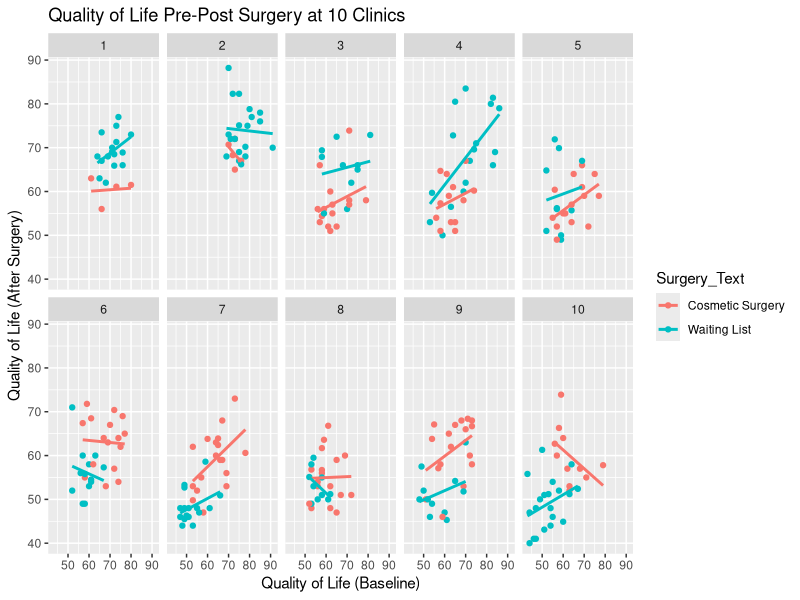
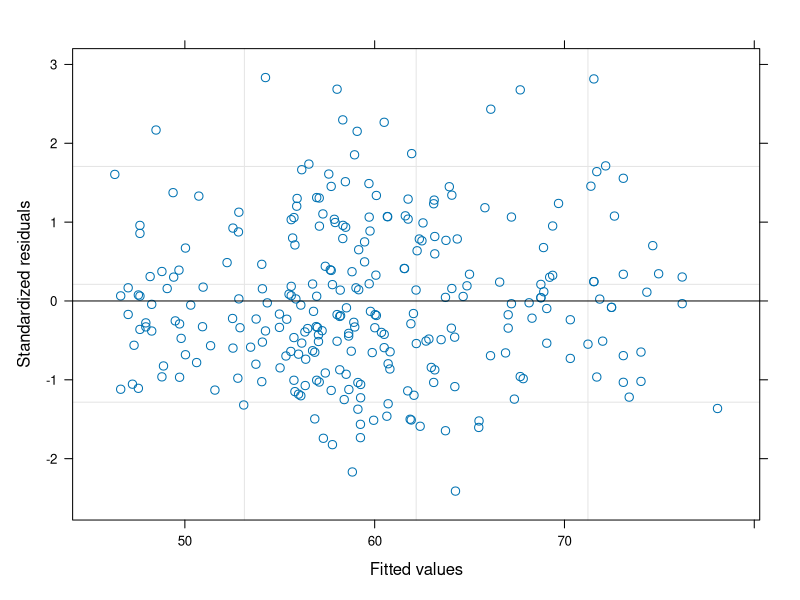

Reproduce these figures in R, in order. (Note: this script raises an error after producing the figures.)
## ---- chunk 1
#install.packages("car")
#install.packages("nlme") # non liηear mixed effect
#install.packages("reshape")

library(car)
library(nlme)
library(ggplot2)
library(reshape)
## ---- chunk 2
##Load the data file into R. This is a tab-delimited file hence use of read.delim
surgeryData = read.delim("./data/Cosmetic Surgery.dat",  header = TRUE)
head(surgeryData)
str(surgeryData)
summary(surgeryData)
## ---- chunk 3
#Graph the data
pgrid <- ggplot(surgeryData, aes(Base_QoL, Post_QoL)) + labs(title="Quality of Life Pre-Post Surgery at 10 Clinics")
pgrid + geom_point(aes(colour = Surgery_Text)) + geom_smooth(aes(colour = Surgery_Text), method = "lm", se = F) + facet_wrap(~Clinic, ncol = 5) + labs(x = "Quality of Life (Baseline)", y = "Quality of Life (After Surgery)")
## ---- chunk 4
#Run an ANOVA
surgeryANOVA<-aov(Post_QoL~Surgery, data = surgeryData)
summary(surgeryANOVA)
## ---- chunk 5
# run the same model but using the linear models command
surgeryLinearModel<-lm(Post_QoL~Surgery, data = surgeryData)
summary(surgeryLinearModel)
## ---- chunk 6
#Run an ANCOVA
surgeryANCOVA<-aov(Post_QoL~Base_QoL + Surgery, data = surgeryData)
summary(surgeryANCOVA)
Anova(surgeryANCOVA, type = "III")
## ---- chunk 7
# run the same model but using the linear models command
surgeryLinearModel<-lm(Post_QoL~Surgery + Base_QoL, data = surgeryData)
summary(surgeryLinearModel)
## ---- chunk 8
##Fit baseline models
#Fit model with intercept only
interceptOnly <-gls(Post_QoL~1, data = surgeryData, method = "ML")
summary(interceptOnly)
#Fit model allowing intercepts to vary by clinic
randomInterceptOnly <-lme(Post_QoL~1, data = surgeryData, random = ~1|Clinic, method = "ML")
summary(randomInterceptOnly)
## ---- chunk 9
logLik(interceptOnly)*-2
logLik(randomInterceptOnly)*-2
anova(interceptOnly, randomInterceptOnly)
## ---- chunk 10
#Add surgery as a predictor
randomInterceptSurgery <-lme(Post_QoL~Surgery, data = surgeryData, random = ~1|Clinic, method = "ML")
summary(randomInterceptSurgery)
## ---- chunk 11
##Fit effect of surgery and baseline QoL- random intercepts across clinics
randomInterceptSurgeryQoL <-lme(Post_QoL~Surgery + Base_QoL, data = surgeryData, random = ~1|Clinic, method = "ML")
summary(randomInterceptSurgeryQoL)
## ---- chunk 12
anova(randomInterceptOnly, randomInterceptSurgery, randomInterceptSurgeryQoL)
## ---- chunk 13
##Fit effect of surgery and baseline QoL- random slopes and intercepts across clinics
addRandomSlope<-lme(Post_QoL~Surgery + Base_QoL, data = surgeryData, random = ~Surgery|Clinic, method = "ML")
summary(addRandomSlope)
anova(randomInterceptSurgeryQoL,addRandomSlope)

plot(addRandomSlope)
## ---- chunk 14
##Fit effect of surgery and baseline QoL, Reason and Reason*Surgery Interaction- random slopes and intercepts across clinics

addReason<-lme(Post_QoL~Surgery + Base_QoL + Reason, data = surgeryData, random = ~Surgery|Clinic, method = "ML")
addReason<-update(addRandomSlope, .~. + Reason)
summary(addReason)

finalModel<-lme(Post_QoL~Surgery + Base_QoL + Reason + Reason:Surgery, data = surgeryData, random = ~Surgery|Clinic, method = "ML")
summary(finalModel)
intervals(finalModel, 0.95)

anova(addRandomSlope, addReason, finalModel)

##Fit effect of surgery and baseline QoL seperately for the two Reason groups.

physicalSubset<- surgeryData$Reason==1 
cosmeticSubset<-surgeryData$Reason==0
print(surgeryData$Surgery);print(physicalSubset);print(cosmeticSubset)

physicalModel<-lme(Post_QoL~Surgery + Base_QoL, data = surgeryData, random = ~Surgery|Clinic, subset= physicalSubset, method = "ML")
cosmeticModel<-lme(Post_QoL~Surgery + Base_QoL, data = surgeryData, random = ~Surgery|Clinic, subset= cosmeticSubset, method = "ML")
summary(physicalModel)
summary(cosmeticModel)
## ---- chunk 15
#GROWTH MODELS
satisfactionData = read.delim("./data/Honeymoon Period.dat",  header = TRUE)
head(satisfactionData)
str(satisfactionData)
summary(satisfactionData)
## ---- chunk 16
restructuredData<-melt(satisfactionData, id = c("Person", "Gender"), measured = c("Satisfaction_Base", "Satisfaction_6_Months", "Satisfaction_12_Months", "Satisfaction_18_Months"))
names(restructuredData)<-c("Person", "Gender", "Time", "Life_Satisfaction")
head(restructuredData)
str(restructuredData)
summary(restructuredData)
## ---- chunk 17
intercept <-gls(Life_Satisfaction~1, data = restructuredData, method = "ML", na.action = na.exclude)
## ---- chunk 18
randomIntercept <-lme(Life_Satisfaction ~1, data = restructuredData, random = ~1|Person, method = "ML",  na.action = na.exclude, control = list(opt="optim"))
## ---- chunk 19
anova(intercept, randomIntercept)
## ---- chunk 20
timeRI<-update(randomIntercept, .~. + Time)
## ---- chunk 21
timeRS<-update(timeRI, random = ~Time|Person)
